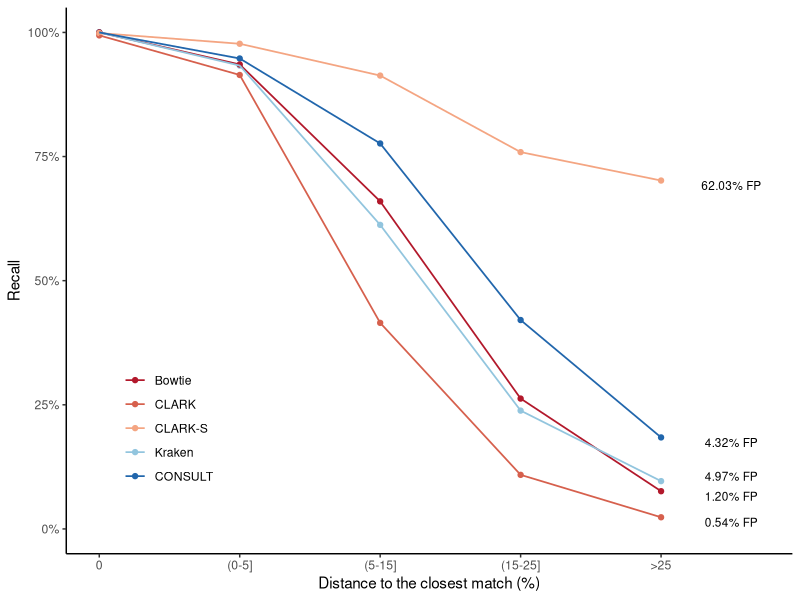
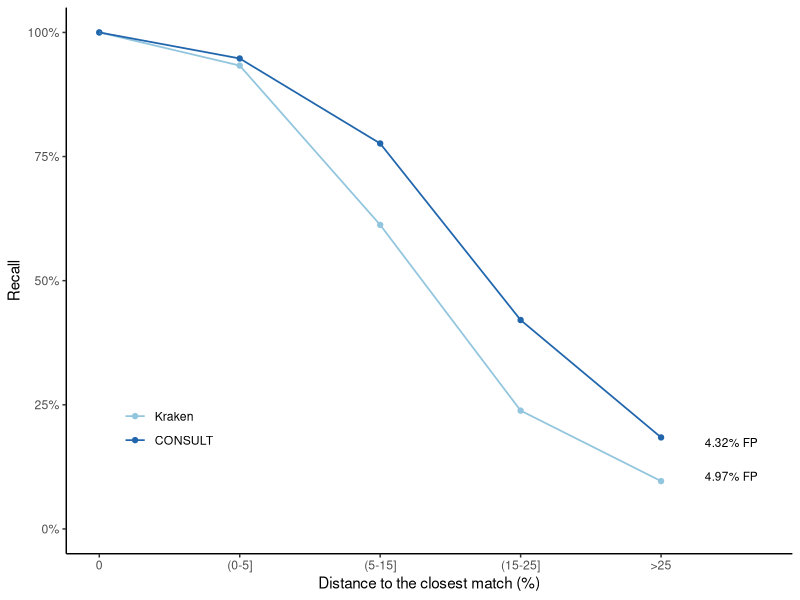
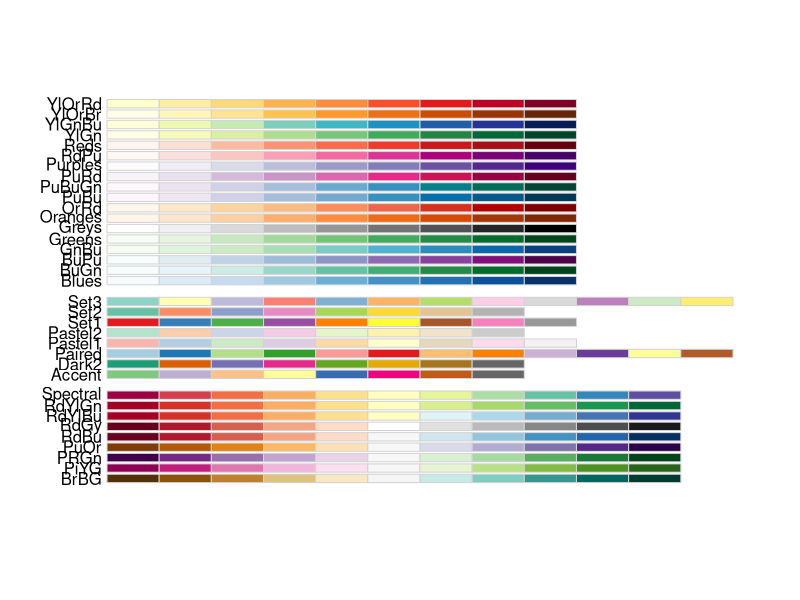
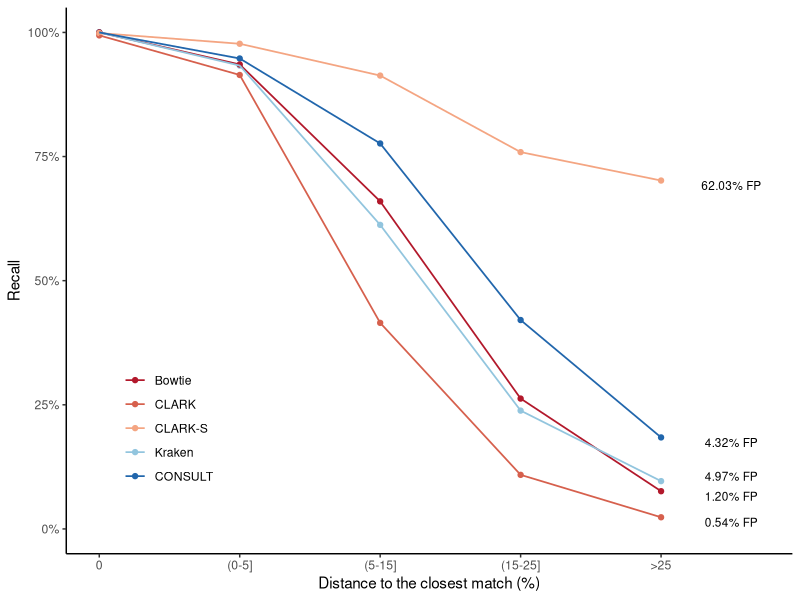
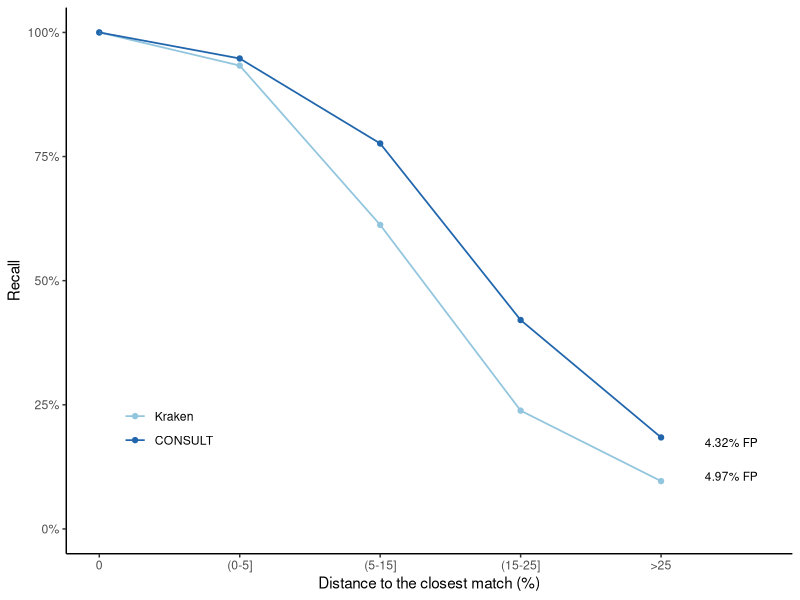

Write R code to recreate these figures, in order.
require(ggplot2); require(scales)
library("readxl")
library(RColorBrewer)
setwd(dirname(rstudioapi::getActiveDocumentContext()$path))
getwd()



#### 1 panel combined plot, used in paper 
# correct 10M queries with LSH and TOL db build with v17.1
#obsolete
#df <- read_excel("Tol_all_kmers_bin_comp_lsh_kraken_clark_clarkS_0914.xlsx")

#TOL with custom tax for Kraken
df <- read_excel("Tol_all_kmers_bin_comp_lsh_kraken_clark_clarkS_0914_customTax.xlsx")



#library(RColorBrewer)
my_palette = c(brewer.pal(9, "RdBu")[c(1,2, 3, 7, 9)])
my_palette

ggplot(df, aes(x=bin, y = recall), group = tool) +
  geom_point(aes(color = tool))+
  geom_line(aes(color = tool), size = 0.6)+
  #scale_color_manual(name="", labels=c("Kraken","LSH"))+
  #geom_smooth(method="lm", se=F)+
  #theme_bw()+
  theme_classic()+
  #coord_cartesian(xlim=c(0,7))+
  scale_y_continuous(name="Recall", labels = scales::percent_format(accuracy = 1), limits = c(0, 1),)+
  scale_x_continuous(breaks = 0:4, name="Distance to the closest match (%)", 
                     labels=c("0", "(0-5]", "(5-15]", '(15-25]', '>25'), limits = c(0, 4.7),)+
  theme(legend.position = c(0.14,0.23),)+
  #scale_color_brewer(name="tool", palette="Dark2", labels=c("Bowtie", "CLARK", "CLARKS", "Kraken","LSH"))+
  scale_colour_manual(name="tool", values=my_palette, labels=c("Bowtie", "CLARK", "CLARK-S", "Kraken","CONSULT"))+
  #scale_fill_discrete(name = " ", labels=c("Kraken","LSH"))+
  #scale_fill_manual(name="", labels=c("Kraken","LSH"))+
  #scale_color_brewer(name="tool", palette = "Blues")+
  theme(legend.title = element_blank())+
  geom_text(aes(label=paste(percent(round(FP,4)),"FP"),), data=df[df$bin == 4 ,], 
            size=3.0, nudge_x = 0.5, nudge_y = ifelse(df[df$bin == 4 ,]$tool == 'kraken', 0.01, -0.01),)

ggsave("Recall_per_tool_lsh_kraken_clark_clarkS_bowtie_dark2_customtax.pdf",width=5,height = 4)


#### for presentation, plot with kraken vs consult ####
colnames(df)
my_small_df <- subset(df , tool == "us" | tool == "kraken")
my_small_palette = c(brewer.pal(9, "RdBu")[c(7, 9)])

ggplot(my_small_df, aes(x=bin, y = recall), group = tool) +
  geom_point(aes(color = tool))+
  geom_line(aes(color = tool), size = 0.6)+
  #scale_color_manual(name="", labels=c("Kraken","LSH"))+
  #geom_smooth(method="lm", se=F)+
  #theme_bw()+
  theme_classic()+
  #coord_cartesian(xlim=c(0,7))+
  scale_y_continuous(name="Recall", labels = scales::percent_format(accuracy = 1), limits = c(0, 1),)+
  scale_x_continuous(breaks = 0:4, name="Distance to the closest match (%)", 
                     labels=c("0", "(0-5]", "(5-15]", '(15-25]', '>25'), limits = c(0, 4.7),)+
  theme(legend.position = c(0.14,0.23),)+
  scale_colour_manual(name="tool", values=my_small_palette, labels=c("Kraken","CONSULT"))+
  theme(legend.title = element_blank())+
  geom_text(aes(label=paste(percent(round(FP,4)),"FP"),), data=my_small_df[my_small_df$bin == 4 ,], 
            size=3.0, nudge_x = 0.5, nudge_y = ifelse(df[df$bin == 4 ,]$tool == 'kraken', 0.01, -0.01),)

ggsave("Recall_per_tool_lsh_kraken_clark_clarkS_bowtie_dark2_twolines.pdf",width=5,height = 4)

install.packages("RColorBrewer")
library(RColorBrewer)
display.brewer.all()

#%in% c(4,4)& r$k %in% c(28,32,35) & (r$bin==9)

# multi line comment: cmd+shift+c ot ctrl+shift+c

# gplot(aes(x=as.factor(bin),group=interaction(confidence_level,k),size=(confidence_level),color=(k)),
#       data=r[r$confidence_level %in% c(0,0.05)& r$k %in% c(28,32,35),])+
#   geom_line(aes(y=recall))+ geom_point(aes(y=recall,group=1))+
#   #geom_line(aes(y=FPR,linetype="FPR"))+ geom_point(aes(y=FPR,group=1))+
#   scale_size_continuous(name=expression(alpha),range = c(0.9,0.4),breaks=unique(r$confidence_level))+
#   scale_shape(name=expression(alpha))+
#   #scale_linetype_manual(name="",values=c(1,3))+
#   scale_x_discrete(name="Distance to the closest match (M)",labels=c("0","(0-1]","(1-2]","(2-3]","(3-5]","(5-10]","(10-15]","(15-20]","(20-25]",">25"))+
#   theme_classic() +theme(panel.border  = element_rect(fill=NA,size = 1),axis.text.x = element_text(angle=45,hjust = 1,vjust=1),
#                          legend.box.background =  element_rect(linetype = 2), legend.position = c(.34,.2),legend.direction = "horizontal", legend.margin = margin(.0,10,.0,5), legend.spacing.y = unit(.5,"pt") )+
#   scale_y_continuous(name="Recall",labels=percent
#                      #, sec.axis = sec_axis(~.*1, name = "FPR", labels = percent, breaks = c(0.007,0.048,0.086,.539))
#   )+
#   scale_color_gradient(guide="legend",high="#01237c",low = "#85AACB", breaks=c(28,32,35),name=expression(k))+
#   coord_cartesian(xlim=c(1,11))+
#   geom_text(aes(label=paste(percent(round(FPR,2)),"FP"),y=recall),
#             data=r[r$confidence_level %in% c(0,0.05)& r$k %in% c(28,32,35) & (r$bin==9),],
#             size=2.8,  nudge_y = .01, nudge_x = .84,show.legend = F)
# ggsave("Recall-FPR.pdf",width = 4.2*0.95, height = 4.2*0.95)
